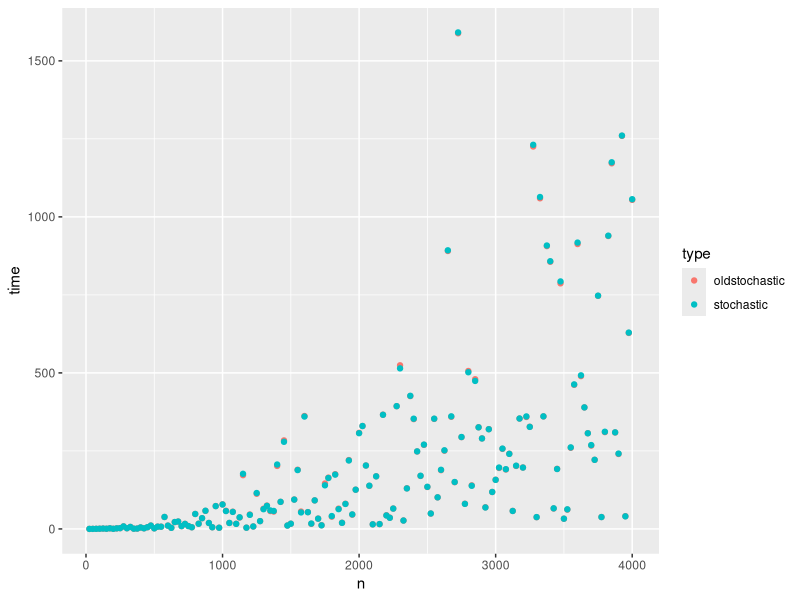

R code for this plot:
library(ggplot2)

data1 = read.table("../data/test_results1.txt", head = TRUE, stringsAsFactors = FALSE)
data2 = read.table("../data/test_results2.txt", head = TRUE, stringsAsFactors = FALSE)

data1$type[which(data1$type == "stochastic")] = "oldstochastic"

timingData = rbind(data1, data2)
timingData = subset(timingData, type != "partition")

p = ggplot(data = timingData, aes(x = n, y = time, color = type)) + geom_point()
